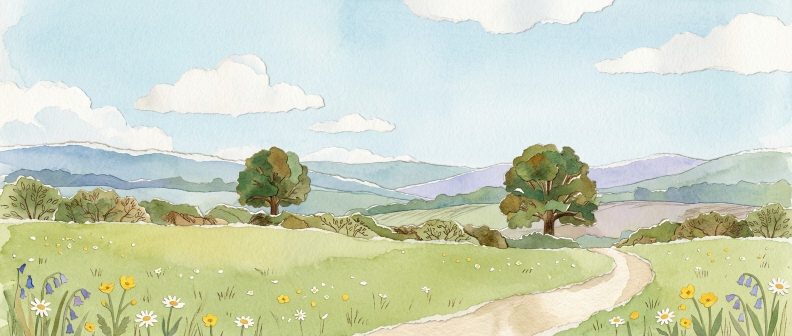
#> input picture Design/collage/meadow.jpg, 1584 x 672 px, found by its file name (shown at 1/2 size)
$ python collage_type.py
#> lines starting #> are read from the running program, lines starting #| are printed output that depends on the picture
### Design/collage/tools/collage_boards.py
import os, re, json, sys
sys.path.insert(0, os.path.dirname(os.path.abspath(__file__)))
from PIL import Image

HERE = os.path.dirname(os.path.abspath(__file__))
PROJ = os.path.join(HERE, "..", "wordhop", "project")
C = os.path.join(PROJ, "collage")

INK = "#3B2A20"      # sepia ink
PAPER = "#FBF4E4"
PAPER_D = "#EFE3C8"
MUTED = "#9C8B78"
WASH = "#F7D774"
RED = "#B8423A"
SAGE = "#7E9A6A"
SKY = "#CFE4EE"

FONTS = ('<link rel="stylesheet" href="https://fonts.googleapis.com/css2?family=Fraunces:opsz,wght@9..144,500;9..144,700&amp;'
         'family=Young+Serif&amp;family=Fredoka:wght@500;600&amp;display=swap">')

WORDS = ["The", "hare", "ran", "up", "the", "hill"]
SLOT = 124
MEADOW_W, MEADOW_H = Image.open(os.path.join(C, "meadow.jpg")).size
SIT_W, SIT_H = Image.open(os.path.join(C, "hare-sit.png")).size
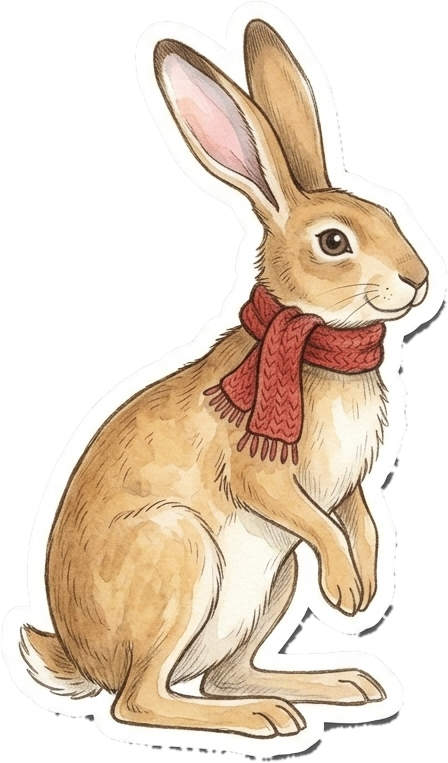
#> input picture Design/collage/hare-sit.png, 448 x 763 px, found by its file name
BND_W, BND_H = Image.open(os.path.join(C, "hare-bound.png")).size
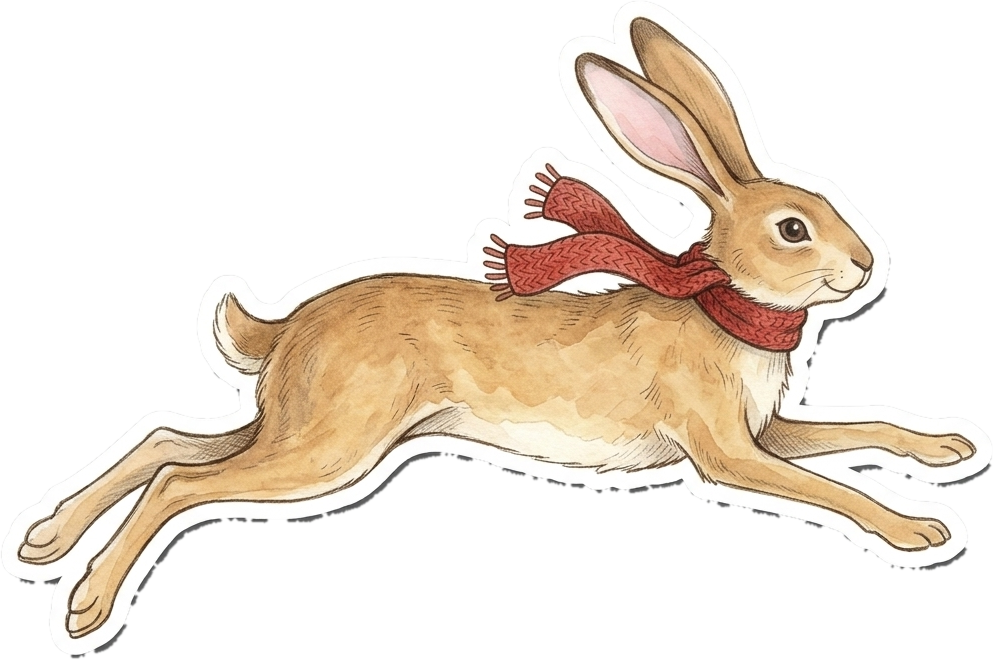
#> input picture Design/collage/hare-bound.png, 993 x 660 px, found by its file name


def deckle(n=48, amp=1.4, seed=3):
    import random
    r = random.Random(seed)
    pts = []
    for i in range(n + 1):
        pts.append(f"{i * 100 / n:.2f}% {r.uniform(0, amp):.2f}%")
    for i in range(n + 1):
        pts.append(f"{100 - r.uniform(0, amp * 0.6):.2f}% {i * 100 / n:.2f}%")
    for i in range(n + 1):
        pts.append(f"{100 - i * 100 / n:.2f}% {100 - r.uniform(0, amp):.2f}%")
    for i in range(n + 1):
        pts.append(f"{r.uniform(0, amp * 0.6):.2f}% {100 - i * 100 / n:.2f}%")
    return "polygon(" + ", ".join(pts) + ")"


PAPER_BG = (f"background-color: {PAPER}; background-image: radial-gradient(rgba(120,90,50,0.05) 1px, transparent 1.4px), "
            f"radial-gradient(rgba(120,90,50,0.04) 1px, transparent 1.6px); background-size: 7px 7px, 11px 11px; background-position: 0 0, 3px 5px;")


def sticker_box(inner, pad="8px 14px", radius=999, extra=""):
    return (f'<div style="display: inline-flex; align-items: center; gap: 8px; padding: {pad}; border-radius: {radius}px; {PAPER_BG} '
            f'border: 4px solid #FFFFFF; box-shadow: 0 3px 8px rgba(60,40,20,0.28); {extra}">{inner}</div>')


CSS = """
.cg-bg { transition: transform 0.8s cubic-bezier(0.4, 0, 0.2, 1); }
.cg-row { transition: transform 0.56s cubic-bezier(0.45, 0, 0.25, 1); }
.cg-word { transition: transform 0.5s cubic-bezier(0.45, 0, 0.25, 1), color 0.4s; }
.cg-wash { transition: opacity 0.35s 0.2s; }
.cg-breathe { animation: cgBreathe 2.6s ease-in-out infinite; transform-origin: 50% 100%; }
.cg-ears { animation: cgEars 5.2s ease-in-out infinite; transform-origin: 285px 208px; }
.cg-blink { animation: cgBlink 4.4s linear infinite; transform-origin: 50% 0%; }
.cg-land { animation: cgLand 0.32s cubic-bezier(0.3, 0, 0.3, 1.4) 1; transform-origin: 50% 100%; }
.cg-hop { animation: cgHop 0.56s cubic-bezier(0.35, 0, 0.35, 1) 1 both; transform-origin: 50% 80%; }
.cg-shadow-hop { animation: cgShadow 0.56s ease-in-out 1 both; }
.cg-bob { animation: cgBob 2.6s ease-in-out infinite; }
@keyframes cgBreathe { 0%, 100% { transform: scale(1, 1); } 50% { transform: scale(1.012, 0.986); } }
@keyframes cgEars { 0%, 64%, 100% { transform: rotate(0deg); } 67% { transform: rotate(-6deg); } 70% { transform: rotate(2.5deg); } 73% { transform: rotate(-1deg); } 76% { transform: rotate(0deg); } 88% { transform: rotate(-2deg); } 92% { transform: rotate(0deg); } }
@keyframes cgBlink { 0%, 90% { transform: scaleY(0); } 92% { transform: scaleY(1); } 95% { transform: scaleY(0); } }
@keyframes cgLand { 0% { transform: scale(1.08, 0.9); } 60% { transform: scale(0.97, 1.04); } 100% { transform: scale(1, 1); } }
@keyframes cgHop { 0% { transform: translate(0px, 10px) rotate(-10deg); } 40% { transform: translate(14px, -84px) rotate(-3deg); } 70% { transform: translate(10px, -46px) rotate(6deg); } 100% { transform: translate(0px, 6px) rotate(10deg); } }
@keyframes cgShadow { 0% { transform: scale(1); opacity: 0.35; } 40% { transform: scale(0.55); opacity: 0.14; } 100% { transform: scale(0.95); opacity: 0.32; } }
@keyframes cgBob { 0%, 100% { transform: translateY(0px); } 50% { transform: translateY(-3px); } }
@media (prefers-reduced-motion: reduce) { .cg-breathe, .cg-ears, .cg-blink, .cg-land, .cg-hop, .cg-shadow-hop, .cg-bob { animation: none; } .cg-bg, .cg-row, .cg-word { transition: none; } }
"""

# phone geometry
PW, PH = 390, 844
BG_S = PH / MEADOW_H
#> BG_S = 1.26
BG_X0 = -(800 * BG_S - 180)
#> BG_X0 = -824.8
CARD_X, CARD_Y, CARD_W, CARD_H = 14, 548, 362, 168
SIT_S = 176 / SIT_H
#> SIT_S = 0.231
HARE_CX = 188
FEET_Y = CARD_Y + 14
BND_S = 0.205


def row_offset(pos):
    return CARD_W / 2 - (pos * SLOT + SLOT / 2)


# [28 lines left out: functions word_style, hare_idle, hare_hop, not called in this run]


def shadow(cls):
    return (f'<div class="{cls}" style="position: absolute; left: {HARE_CX - 46}px; top: {FEET_Y - 9}px; width: 92px; height: 16px; border-radius: 50%; '
            f'background: radial-gradient(closest-side, rgba(70,50,30,0.5), rgba(70,50,30,0)); opacity: 0.35;"></div>')


# [58 lines left out: functions top_bar, card, word_slot, dot, mic_button, phone_template, not called in this run]


def word_style_full(k, pos):
    return (f"position: relative; font-family: Young Serif, Georgia, serif; font-weight: 400; font-size: 54px; line-height: 1; " + word_style(k, pos))


# [11 lines left out: functions wash_style, dot_style, not called in this run]


LOGIC = """
class Component extends DCLogic {
  constructor(props) {
    super(props);
    this.state = { pos: 0, hopping: false };
  }
  componentWillUnmount() { clearTimeout(this.t); }
  renderVals() {
    const WORDS = %(words)s;
    const pos = this.state.pos;
    const n = WORDS.length;
    const done = pos >= n;
    const say = () => {
      if (this.state.hopping) return;
      if (this.state.pos >= n) { this.setState({ pos: 0 }); return; }
      this.setState({ pos: this.state.pos + 1, hopping: true });
      clearTimeout(this.t);
      this.t = setTimeout(() => this.setState({ hopping: false }), 560);
    };
    const shown = Math.min(pos, n - 1);
    const rowX = %(half)s - (Math.min(pos, n) * %(slot)s + %(slot)s / 2);
    const words = WORDS.map((text, k) => ({
      text,
      style: "position: relative; font-family: Young Serif, Georgia, serif; font-weight: 400; font-size: 54px; line-height: 1; " +
        (k === pos ? "transform: scale(1); color: %(ink)s;" : (k < pos ? "transform: scale(0.58); color: %(ink)s;" : "transform: scale(0.58); color: %(muted)s;")),
      washStyle: "position: absolute; left: -12px; right: -12px; top: 8px; bottom: 2px; border-radius: 40%% 55%% 45%% 60%%; " +
        "background: radial-gradient(ellipse at 50%% 55%%, rgba(247,215,116,0.95) 0%%, rgba(247,215,116,0.75) 55%%, rgba(247,215,116,0) 72%%); opacity: " + (k < pos ? 1 : 0) + ";"
    }));
    const dots = WORDS.map((_, k) => {
      const st = k < pos ? "done" : (k === pos ? "now" : "todo");
      const fill = st === "done" ? "%(wash)s" : (st === "now" ? "#FFFFFF" : "rgba(156,139,120,0.25)");
      const ring = st === "todo" ? "rgba(156,139,120,0.45)" : "#B8862E";
      return { style: "width: 12px; height: 12px; border-radius: 50%%; background: " + fill + "; border: 2px solid " + ring + "; box-sizing: border-box; display: block;" };
    });
    return {
      words, dots, say,
      rowStyle: "transform: translateX(" + rowX + "px);",
      bgStyle: "transform: translateX(" + (%(bgx)s - pos * 34) + "px);",
      hopping: this.state.hopping,
      idle: !this.state.hopping,
      done: done && !this.state.hopping,
      stars: 12 + pos,
      micLabel: done ? "Read it again" : "Say the word",
    };
  }
}
"""


def dc_doc(title, w, h, body, bg, logic, extra_css=""):
    return (f'<!doctype html>\n<html lang="en">\n<head>\n<meta charset="utf-8">\n<title>{title}</title>\n<script src="./support.js"></script>\n</head>\n<body>\n<x-dc>\n<helmet>\n'
            f'{FONTS}\n<style>\nbody {{ margin: 0; background: {bg}; -webkit-font-smoothing: antialiased; }}\nbutton {{ font: inherit; }}\n{CSS}{extra_css}</style>\n</helmet>\n'
            f'<div style="position: relative; width: {w}px; height: {h}px; overflow: hidden; background: {bg};">\n{body}\n</div>\n</x-dc>\n'
            f'<script type="text/x-dc" data-dc-script data-props=\'{{"$preview":{{"width":{w},"height":{h}}}}}\'>\n{logic}\n</script>\n</body>\n</html>\n')


STATIC_LOGIC = "class Component extends DCLogic {\n  renderVals() {\n    return {};\n  }\n}"


def preview(name, w, h, body, bg):
    body = body.replace('src="./', f'src="file://{PROJ}/').replace("url(./", f"url(file://{PROJ}/")
    html = (f"<html><head><style>body{{margin:0;background:{bg}}}{CSS}</style></head><body>"
            f'<div style="position: relative; width:{w}px; height:{h}px; overflow:hidden; background:{bg}">{body}</div></body></html>')
    open(os.path.join(HERE, "out", name), "w").write(html)


# [82 lines left out: functions phone_static, tv_body, kit_body, not called in this run]


# [10 lines that do not run on import are left out]

### Design/collage/tools/collage_type.py
import os, sys
sys.path.insert(0, os.path.dirname(os.path.abspath(__file__)))
from collage_boards import *

OPTS = [
    ("A", "Storybook serif", "Young Serif", 400, "Fraunces", 700, "Chosen. Reads like a printed picture book, and still has the single-storey a and g early readers are taught.", True),
    ("B", "Friendly hand", "Playpen Sans", 600, "Fraunces", 700, "Rounded hand-drawn letters, single-storey a and g. Playful, but less bookish next to the watercolour.", True),
    ("C", "School print", "Edu SA Beginner", 600, "Young Serif", 400, "A real classroom handwriting model. Very authentic for learning, but the slant makes big single words harder to scan.", True),
    ("D", "Classic book", "Literata", 600, "Alegreya", 700, "The most literary look, but double-storey a and g — the letter shapes differ from what he learns to write.", False),
]
FONT_LINK = ('<link rel="stylesheet" href="https://fonts.googleapis.com/css2?family=Fraunces:opsz,wght@9..144,700&amp;family=Young+Serif&amp;'
             'family=Playpen+Sans:wght@600&amp;family=Edu+SA+Beginner:wght@600&amp;family=Literata:opsz,wght@7..72,600&amp;family=Alegreya:wght@700&amp;'
             'family=Fredoka:wght@500;600&amp;display=swap">')


def tile(o):
    key, name, wf, ww, tf, tw, note, infant = o
    W, H = 344, 520
    s = 1.02
    bgw = MEADOW_W * (H / MEADOW_H)
#> bgw = 1225.7
    bg = f'<img src="./collage/meadow.jpg" alt="" style="position: absolute; left: {-(820 * H / MEADOW_H - 160):.0f}px; top: 0px; width: {bgw:.0f}px; height: {H}px;">'
    title = (f'<div style="position: absolute; left: 18px; top: 18px; filter: drop-shadow(0 2px 3px rgba(60,40,20,0.3));"><div style="padding: 7px 16px 8px; {PAPER_BG} clip-path: {deckle(24, 6, 5)}; '
             f'transform: rotate(-2deg); font-family: \'{tf}\', serif; font-weight: {tw}; font-size: 18px; color: {INK};">The Meadow Walk</div></div>')
    cy, ch = 300, 150
    words = [("hare", "read"), ("ran", "now"), ("up", "next")]
    ws = "".join(
        f'<div style="position: relative; font-family: \'{wf}\', sans-serif; font-weight: {ww}; line-height: 1; font-size: {58 if st == "now" else 32}px; color: {MUTED if st == "next" else INK};">'
        + (f'<span style="position: absolute; left: -10px; right: -10px; top: 4px; bottom: 0px; border-radius: 40% 55% 45% 60%; background: radial-gradient(ellipse at 50% 55%, rgba(247,215,116,0.95) 0%, rgba(247,215,116,0.75) 55%, rgba(247,215,116,0) 72%);"></span>' if st == "read" else "")
        + f'<span style="position: relative;">{t}</span></div>' for t, st in words)
    card = (f'<div style="position: absolute; left: 12px; top: {cy}px; width: {W - 24}px; height: {ch}px; filter: drop-shadow(0 5px 7px rgba(60,40,20,0.3));">'
            f'<div style="position: absolute; inset: 0; {PAPER_BG} clip-path: {deckle(40, 1.6, 9)};"></div>'
            f'<div style="position: absolute; left: 0px; top: 0px; width: {W - 24}px; height: {ch - 30}px; display: flex; align-items: center; justify-content: center; gap: 30px;">{ws}</div>'
            f'<div style="position: absolute; left: 0px; bottom: 16px; width: {W - 24}px; text-align: center; font-family: \'{wf}\', sans-serif; font-weight: {ww}; font-size: 17px; color: {MUTED};">a g · ball · dog · hill</div></div>')
    hs = 128 / SIT_H
#> hs = 0.168
    hare = (f'<img src="./collage/hare-sit.png" alt="" style="position: absolute; left: {W / 2 - 232 * hs:.0f}px; top: {cy + 12 - 128}px; width: {SIT_W * hs:.0f}px; height: 128px; '
            f'filter: drop-shadow(0 4px 5px rgba(60,40,20,0.25));">')
    mic = (f'<div style="position: absolute; left: 50%; top: {H - 64}px; transform: translateX(-50%); white-space: nowrap; padding: 8px 20px; border-radius: 999px; {PAPER_BG} '
           f'border: 4px solid #FFFFFF; box-shadow: 0 3px 8px rgba(60,40,20,0.3); font-family: \'{tf}\', serif; font-weight: {tw}; font-size: 17px; color: {INK};">Say the word</div>')
    scene = f'<div style="position: relative; width: {W}px; height: {H}px; overflow: hidden; border-radius: 22px; border: 5px solid #FFFFFF; box-shadow: 0 4px 10px rgba(60,40,20,0.25);">{bg}{title}{card}{hare}{mic}</div>'
    badge = (f'<span style="align-self: flex-start; font-family: Fredoka, sans-serif; font-weight: 600; font-size: 13px; padding: 3px 10px; border-radius: 999px; '
             f'background: {"#E3EDD8" if infant else "#F3DDD5"}; color: {"#46613A" if infant else "#8A3A2E"};">{"single-storey a · g" if infant else "double-storey a · g"}</span>')
    meta = (f'<div style="display: flex; flex-direction: column; gap: 8px; width: {W + 10}px;">'
            f'<div style="display: flex; align-items: baseline; gap: 10px;"><span style="font-family: Fraunces, serif; font-weight: 700; font-size: 22px; color: {INK};">{key} · {name}</span></div>'
            f'<div style="font-family: Fredoka, sans-serif; font-weight: 600; font-size: 14px; color: {INK};">Words: {wf} · Titles and buttons: {tf}</div>{badge}'
            f'<div style="font-family: Fredoka, sans-serif; font-weight: 500; font-size: 14px; line-height: 1.45; color: {MUTED};">{note}</div></div>')
    return f'<div style="display: flex; flex-direction: column; gap: 16px;">{scene}{meta}</div>'


def body():
    head = (f'<div style="display: flex; align-items: baseline; gap: 16px;"><div style="font-family: Fraunces, serif; font-weight: 700; font-size: 38px; color: {INK};">Type for the collage storybook</div>'
            f'<div style="font-family: Fredoka, sans-serif; font-size: 16px; color: {MUTED};">four pairings on the same reading card · all free Google Fonts (OFL)</div></div>')
    row = '<div style="display: flex; gap: 30px;">' + "".join(tile(o) for o in OPTS) + "</div>"
    return f'<div style="position: absolute; left: 56px; top: 50px; width: 1488px; display: flex; flex-direction: column; gap: 30px;">{head}{row}</div>'


if __name__ == "__main__":
    b = body()
    doc = dc_doc("Hop Tales · collage type options", 1600, 860, b, "#F4EBD8", STATIC_LOGIC).replace(FONTS, FONT_LINK)
    open(os.path.join(PROJ, "CollageType.dc.html"), "w").write(doc)
    preview("CollageType.html", 1600, 860, b, "#F4EBD8")
    print("ok")
